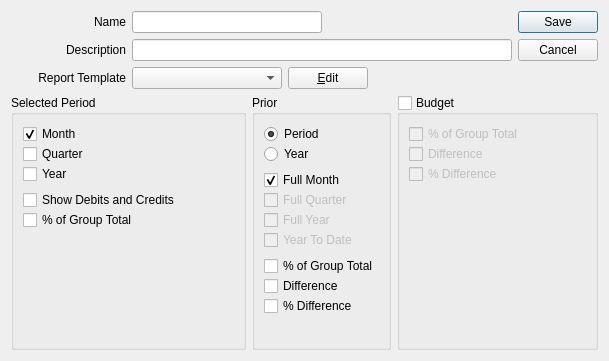
<?xml version="1.0" encoding="UTF-8"?>
<ui version="4.0">
 <comment>This file is part of the xTuple ERP: PostBooks Edition, a free and
open source Enterprise Resource Planning software suite,
Copyright (c) 1999-2010 by OpenMFG LLC, d/b/a xTuple.
It is licensed to you under the Common Public Attribution License
version 1.0, the full text of which (including xTuple-specific Exhibits)
is available at www.xtuple.com/CPAL.  By using this software, you agree
to be bound by its terms.</comment>
 <class>financialLayoutColumns</class>
 <widget class="QDialog" name="financialLayoutColumns">
  <property name="geometry">
   <rect>
    <x>0</x>
    <y>0</y>
    <width>609</width>
    <height>361</height>
   </rect>
  </property>
  <property name="windowTitle">
   <string>Column Layout</string>
  </property>
  <layout class="QGridLayout" name="gridLayout">
   <item row="0" column="0">
    <widget class="QLabel" name="_nameLit">
     <property name="text">
      <string>Name</string>
     </property>
     <property name="alignment">
      <set>Qt::AlignRight|Qt::AlignTrailing|Qt::AlignVCenter</set>
     </property>
    </widget>
   </item>
   <item row="0" column="1" colspan="3">
    <layout class="QHBoxLayout">
     <item>
      <widget class="XLineEdit" name="_name"/>
     </item>
     <item>
      <spacer>
       <property name="orientation">
        <enum>Qt::Horizontal</enum>
       </property>
       <property name="sizeHint" stdset="0">
        <size>
         <width>40</width>
         <height>20</height>
        </size>
       </property>
      </spacer>
     </item>
    </layout>
   </item>
   <item row="0" column="4" rowspan="3">
    <widget class="QDialogButtonBox" name="_buttonBox">
     <property name="orientation">
      <enum>Qt::Vertical</enum>
     </property>
     <property name="standardButtons">
      <set>QDialogButtonBox::Cancel|QDialogButtonBox::Save</set>
     </property>
    </widget>
   </item>
   <item row="1" column="0">
    <widget class="QLabel" name="_descipLit">
     <property name="text">
      <string>Description</string>
     </property>
     <property name="alignment">
      <set>Qt::AlignRight|Qt::AlignTrailing|Qt::AlignVCenter</set>
     </property>
    </widget>
   </item>
   <item row="1" column="1" colspan="3">
    <widget class="XLineEdit" name="_descrip"/>
   </item>
   <item row="2" column="0">
    <widget class="QLabel" name="_reportLit">
     <property name="text">
      <string>Report Template</string>
     </property>
     <property name="alignment">
      <set>Qt::AlignRight|Qt::AlignTrailing|Qt::AlignVCenter</set>
     </property>
    </widget>
   </item>
   <item row="2" column="1" colspan="3">
    <layout class="QHBoxLayout">
     <item>
      <layout class="QHBoxLayout">
       <item>
        <widget class="XComboBox" name="_report">
         <property name="minimumSize">
          <size>
           <width>150</width>
           <height>0</height>
          </size>
         </property>
         <property name="type">
          <enum>XComboBox::Reports</enum>
         </property>
        </widget>
       </item>
       <item>
        <widget class="QPushButton" name="_edit">
         <property name="enabled">
          <bool>true</bool>
         </property>
         <property name="text">
          <string>&amp;Edit</string>
         </property>
        </widget>
       </item>
      </layout>
     </item>
     <item>
      <spacer>
       <property name="orientation">
        <enum>Qt::Horizontal</enum>
       </property>
       <property name="sizeHint" stdset="0">
        <size>
         <width>141</width>
         <height>20</height>
        </size>
       </property>
      </spacer>
     </item>
    </layout>
   </item>
   <item row="3" column="0" colspan="2">
    <widget class="QGroupBox" name="_selected">
     <property name="title">
      <string>Selected Period</string>
     </property>
     <layout class="QGridLayout">
      <item row="0" column="0">
       <layout class="QVBoxLayout">
        <item>
         <layout class="QVBoxLayout">
          <item>
           <layout class="QVBoxLayout">
            <property name="spacing">
             <number>0</number>
            </property>
            <item>
             <widget class="QCheckBox" name="_month">
              <property name="text">
               <string>Month</string>
              </property>
              <property name="checked">
               <bool>true</bool>
              </property>
             </widget>
            </item>
            <item>
             <widget class="QCheckBox" name="_quarter">
              <property name="text">
               <string>Quarter</string>
              </property>
             </widget>
            </item>
            <item>
             <widget class="QCheckBox" name="_year">
              <property name="text">
               <string>Year</string>
              </property>
             </widget>
            </item>
           </layout>
          </item>
          <item>
           <layout class="QVBoxLayout">
            <property name="spacing">
             <number>0</number>
            </property>
            <item>
             <widget class="QCheckBox" name="_showdb">
              <property name="text">
               <string>Show Debits and Credits</string>
              </property>
             </widget>
            </item>
            <item>
             <widget class="QCheckBox" name="_prcnt">
              <property name="text">
               <string>% of Group Total</string>
              </property>
             </widget>
            </item>
           </layout>
          </item>
         </layout>
        </item>
        <item>
         <spacer>
          <property name="orientation">
           <enum>Qt::Vertical</enum>
          </property>
          <property name="sizeHint" stdset="0">
           <size>
            <width>20</width>
            <height>0</height>
           </size>
          </property>
         </spacer>
        </item>
       </layout>
      </item>
     </layout>
    </widget>
   </item>
   <item row="3" column="2">
    <widget class="QGroupBox" name="_prior">
     <property name="title">
      <string>Prior</string>
     </property>
     <property name="checkable">
      <bool>false</bool>
     </property>
     <property name="checked">
      <bool>false</bool>
     </property>
     <layout class="QGridLayout">
      <item row="0" column="0">
       <layout class="QVBoxLayout">
        <item>
         <layout class="QVBoxLayout">
          <property name="spacing">
           <number>0</number>
          </property>
          <item>
           <widget class="QRadioButton" name="_priorperiod">
            <property name="text">
             <string>Period</string>
            </property>
            <property name="checked">
             <bool>true</bool>
            </property>
           </widget>
          </item>
          <item>
           <widget class="QRadioButton" name="_prioryear">
            <property name="text">
             <string>Year</string>
            </property>
           </widget>
          </item>
         </layout>
        </item>
        <item>
         <layout class="QVBoxLayout">
          <property name="spacing">
           <number>0</number>
          </property>
          <item>
           <widget class="QCheckBox" name="_fullmonth">
            <property name="text">
             <string>Full Month</string>
            </property>
            <property name="checked">
             <bool>true</bool>
            </property>
           </widget>
          </item>
          <item>
           <widget class="QCheckBox" name="_fullquarter">
            <property name="enabled">
             <bool>false</bool>
            </property>
            <property name="text">
             <string>Full Quarter</string>
            </property>
           </widget>
          </item>
          <item>
           <widget class="QCheckBox" name="_fullyear">
            <property name="enabled">
             <bool>false</bool>
            </property>
            <property name="text">
             <string>Full Year</string>
            </property>
           </widget>
          </item>
          <item>
           <widget class="QCheckBox" name="_yeartodate">
            <property name="enabled">
             <bool>false</bool>
            </property>
            <property name="text">
             <string>Year To Date</string>
            </property>
           </widget>
          </item>
         </layout>
        </item>
        <item>
         <layout class="QVBoxLayout">
          <property name="spacing">
           <number>0</number>
          </property>
          <item>
           <widget class="QCheckBox" name="_priorprcnt">
            <property name="text">
             <string>% of Group Total</string>
            </property>
           </widget>
          </item>
          <item>
           <widget class="QCheckBox" name="_priordiff">
            <property name="text">
             <string>Difference</string>
            </property>
           </widget>
          </item>
          <item>
           <widget class="QCheckBox" name="_priordiffprcnt">
            <property name="text">
             <string>% Difference</string>
            </property>
           </widget>
          </item>
         </layout>
        </item>
        <item>
         <spacer>
          <property name="orientation">
           <enum>Qt::Vertical</enum>
          </property>
          <property name="sizeHint" stdset="0">
           <size>
            <width>20</width>
            <height>0</height>
           </size>
          </property>
         </spacer>
        </item>
       </layout>
      </item>
     </layout>
    </widget>
   </item>
   <item row="3" column="3" colspan="2">
    <widget class="QGroupBox" name="_budget">
     <property name="title">
      <string>Budget</string>
     </property>
     <property name="checkable">
      <bool>true</bool>
     </property>
     <property name="checked">
      <bool>false</bool>
     </property>
     <layout class="QGridLayout">
      <item row="0" column="0">
       <layout class="QVBoxLayout">
        <item>
         <layout class="QVBoxLayout">
          <property name="spacing">
           <number>0</number>
          </property>
          <item>
           <widget class="QCheckBox" name="_budgetprcnt">
            <property name="text">
             <string>% of Group Total</string>
            </property>
           </widget>
          </item>
          <item>
           <widget class="QCheckBox" name="_budgetdiff">
            <property name="text">
             <string>Difference</string>
            </property>
           </widget>
          </item>
          <item>
           <widget class="QCheckBox" name="_budgetdiffprcnt">
            <property name="text">
             <string>% Difference</string>
            </property>
           </widget>
          </item>
         </layout>
        </item>
        <item>
         <spacer>
          <property name="orientation">
           <enum>Qt::Vertical</enum>
          </property>
          <property name="sizeHint" stdset="0">
           <size>
            <width>20</width>
            <height>0</height>
           </size>
          </property>
         </spacer>
        </item>
       </layout>
      </item>
     </layout>
    </widget>
   </item>
  </layout>
 </widget>
 <customwidgets>
  <customwidget>
   <class>XComboBox</class>
   <extends>QComboBox</extends>
   <header>xcombobox.h</header>
  </customwidget>
  <customwidget>
   <class>XLineEdit</class>
   <extends>QLineEdit</extends>
   <header>xlineedit.h</header>
  </customwidget>
 </customwidgets>
 <tabstops>
  <tabstop>_name</tabstop>
  <tabstop>_descrip</tabstop>
  <tabstop>_report</tabstop>
  <tabstop>_edit</tabstop>
  <tabstop>_month</tabstop>
  <tabstop>_quarter</tabstop>
  <tabstop>_year</tabstop>
  <tabstop>_showdb</tabstop>
  <tabstop>_prcnt</tabstop>
  <tabstop>_priorperiod</tabstop>
  <tabstop>_prioryear</tabstop>
  <tabstop>_fullmonth</tabstop>
  <tabstop>_fullquarter</tabstop>
  <tabstop>_fullyear</tabstop>
  <tabstop>_yeartodate</tabstop>
  <tabstop>_priorprcnt</tabstop>
  <tabstop>_priordiff</tabstop>
  <tabstop>_priordiffprcnt</tabstop>
  <tabstop>_budgetprcnt</tabstop>
  <tabstop>_budgetdiff</tabstop>
  <tabstop>_budgetdiffprcnt</tabstop>
 </tabstops>
 <resources/>
 <connections>
  <connection>
   <sender>_buttonBox</sender>
   <signal>accepted()</signal>
   <receiver>financialLayoutColumns</receiver>
   <slot>accept()</slot>
   <hints>
    <hint type="sourcelabel">
     <x>721</x>
     <y>180</y>
    </hint>
    <hint type="destinationlabel">
     <x>233</x>
     <y>29</y>
    </hint>
   </hints>
  </connection>
  <connection>
   <sender>_buttonBox</sender>
   <signal>rejected()</signal>
   <receiver>financialLayoutColumns</receiver>
   <slot>reject()</slot>
   <hints>
    <hint type="sourcelabel">
     <x>721</x>
     <y>180</y>
    </hint>
    <hint type="destinationlabel">
     <x>197</x>
     <y>125</y>
    </hint>
   </hints>
  </connection>
  <connection>
   <sender>_month</sender>
   <signal>toggled(bool)</signal>
   <receiver>_fullmonth</receiver>
   <slot>setEnabled(bool)</slot>
   <hints>
    <hint type="sourcelabel">
     <x>110</x>
     <y>165</y>
    </hint>
    <hint type="destinationlabel">
     <x>285</x>
     <y>206</y>
    </hint>
   </hints>
  </connection>
 </connections>
</ui>
